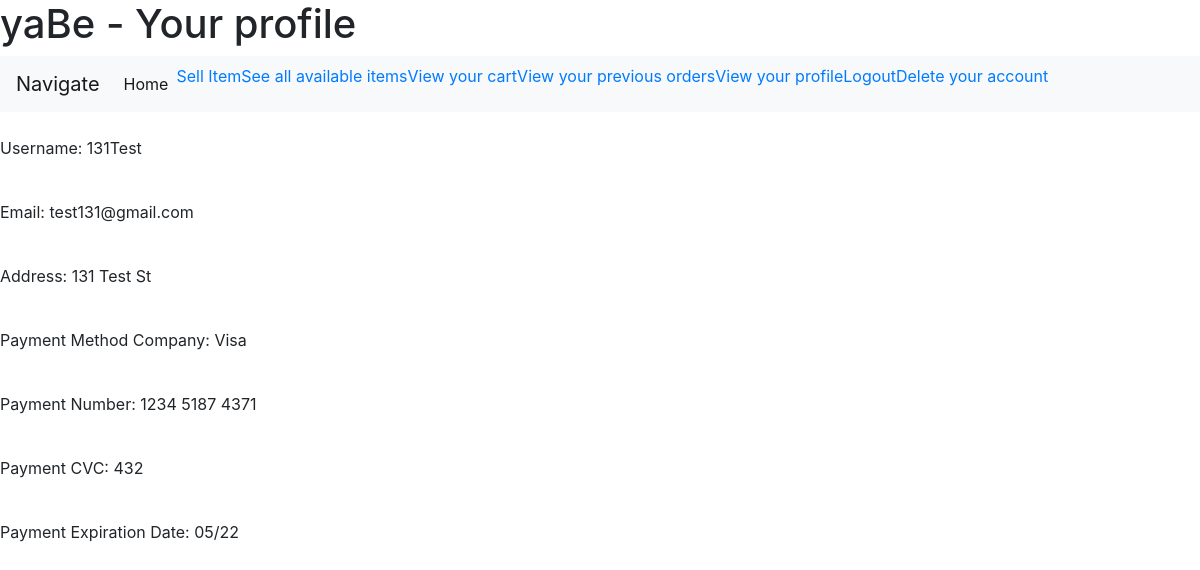
Screenshot of /view_profile (signed in) with the database file from the repository.
### app/models.py (models this page shows, shortened)
class User(UserMixin, db.Model):
 id = db.Column(db.Integer, primary_key = True)
 username = db.Column(db.String(16))
 email = db.Column(db.String(64))
 password_hash = db.Column(db.String(128))
 address = db.Column(db.String(128))
 payment_method_company = db.Column(db.String(10))
 payment_method_number = db.Column(db.String(19))
 payment_method_cvc = db.Column(db.String(3))
 payment_method_expdate = db.Column(db.String(5))
 review_total_score = db.Column(db.Integer)
 review_total = db.Column(db.Integer)
 items = db.relationship('Item')
 orders = db.relationship('Order')

### app/routes.py (the view)
@appObj.route('/view_profile', methods = ['GET', 'POST'])
@login_required
def view_profile():
 user = current_user
 return render_template('user_profiles.html', user = user)

### app/models.py (called while the page is built)
@login.user_loader
def load_user(id):
 return User.query.get(int(id))

### app/templates/user_profiles.html (shortened to what this page needs)
<!doctype html>
<html lang="en">
  <head>
    <link rel="stylesheet" href="https://cdn.jsdelivr.net/npm/bootstrap@4.3.1/dist/css/bootstrap.min.css">
  </head>
  <body>
    <h1> yaBe - Your profile</h1>
  <nav class="navbar navbar-expand-lg navbar-light bg-light">
  <a class="navbar-brand" href="#">Navigate</a>
  <div class="collapse navbar-collapse" id="navbarNav">
    <ul class="navbar-nav">
      <li class="nav-item active">
        <a class="nav-link" href="home">Home <span class="sr-only">(current)</span></a>
      </li>
      <li class="nav-item">
        <a class="nav-item" href="sell_item">Sell Item</a>
      </li>
      <li class="nav-item">
        <a class="nav-item" href="see_all_items">See all available items</a>
      </li>
      <li class="nav-item">
        <a class="nav-item" href="cart">View your cart</a>
      </li>
      <li class="nav-item">
        <a class="nav-item" href="checkout">View your previous orders</a>
      </li>
      <li class="nav-item">
        <a class="nav-item" href="view_profile">View your profile</a>
      </li>
      <li class= "nav-item" >
       <a class= "nav-item" href="{{ url_for('logout') }}"> Logout </a>
      </li>
      <li class="nav-item">
        <a class="nav-item" href="deleteUser">Delete your account</a>
      </li>
    </ul>
</nav>
<br>
 <p> Username: {{user.username}} </p> <br>
    <p> Email: {{user.email}} </p>  <br>
    <p> Address: {{user.address}} </p> <br>
    <p> Payment Method Company: {{user.payment_method_company}} </p> <br>
    <p> Payment Number: {{user.payment_method_number}} </p> <br>
    <p> Payment CVC: {{user.payment_method_cvc}} </p> <br>
    <p> Payment Expiration Date: {{user.payment_method_expdate}} </p> <br>
</html>

### rows the page displays
User: username "131Test", email "test131@gmail.com", address "131 Test St", payment_method_company "Visa", payment_method_number "1234 5187 4371", payment_method_cvc "432", payment_method_expdate "05/22"
